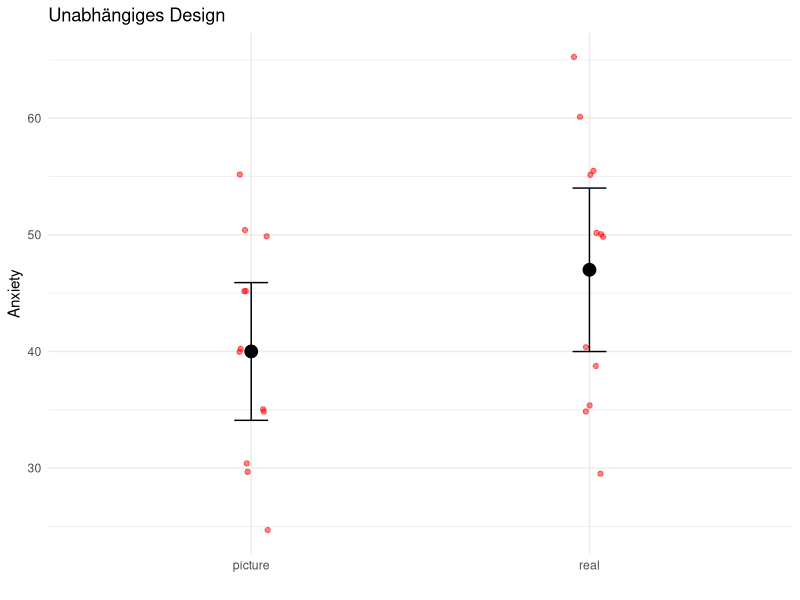
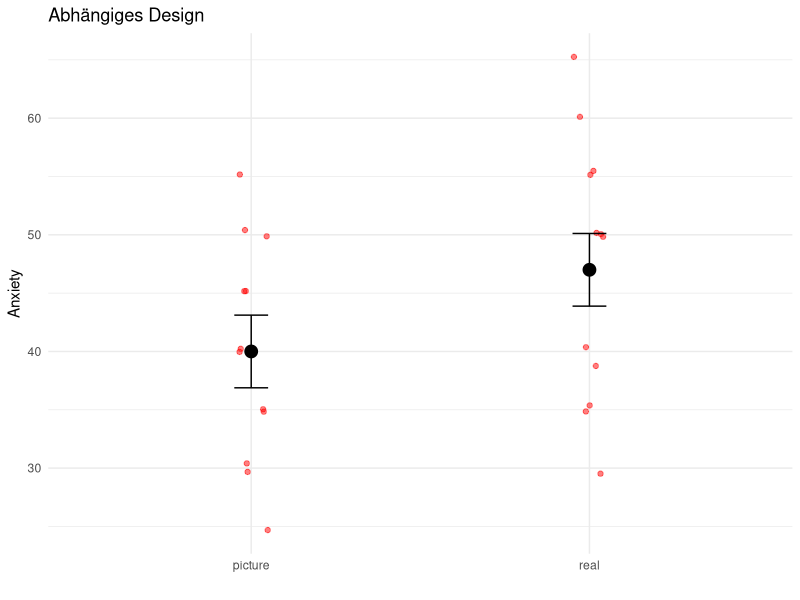
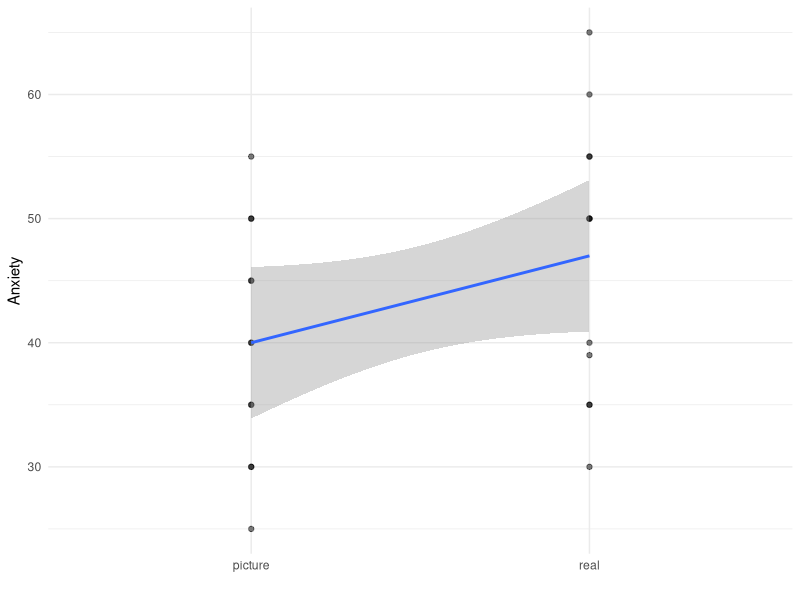

Reproduce these figures in R, in order. (Note: this script raises an error after producing the figures.)
## ---- chunk 1
#| message: false
library(readr)
(spider = read_tsv("spider.dat"))
## ---- chunk 2
by(spider$Anxiety, spider$Group, mean)
## ---- chunk 3
#| message: false
#| echo: false
library(dplyr)
spider_stats = spider %>%
    group_by(Group) %>%
    summarize(N=length(Anxiety),
              mean=mean(Anxiety),
              sd=sd(Anxiety),
              se=sd/sqrt(N),
              ci=se*qt(0.975, N-1))

library(ggplot2)
set.seed(1)
theme_set(theme_minimal())
ggplot(spider_stats, aes(Group, mean)) +
    geom_jitter(
        data=spider,
        mapping=aes(x=Group, y=Anxiety),
        alpha=0.5,
        height=0.5,
        width=0.05,
        color="red"
    ) +
    geom_point(size=4) +
    geom_errorbar(aes(ymin=mean-ci, ymax=mean+ci), width=0.1) +
    xlab("") +
    ylab("Anxiety") +
    ggtitle("Unabhängiges Design")
## ---- chunk 4
#| message: false
library(tidyr)
spider_w = pivot_wider(
    cbind(id=rep(1:12, 2), spider),
    names_from=Group,
    values_from=Anxiety
)
spider_w$id = NULL
spider_w
## ---- chunk 5
spider_w$mean = rowMeans(spider_w)
spider_w
## ---- chunk 6
spider_w$adj = mean(c(spider_w$picture, spider_w$real)) - spider_w$mean
spider_w
## ---- chunk 7
spider_w$picture_adj = spider_w$picture + spider_w$adj
spider_w$real_adj = spider_w$real + spider_w$adj
## ---- chunk 8
rowMeans(spider_w[, c("picture_adj", "real_adj")])
## ---- chunk 9
spider_w
## ---- chunk 10
spider_w_stats = data.frame(Group=c("picture", "real"),
                             N=c(length(spider_w$picture_adj), length(spider_w$real_adj)),
                             mean=c(mean(spider_w$picture_adj), mean(spider_w$real_adj)),
                             sd=c(sd(spider_w$picture_adj), sd(spider_w$real_adj)))
spider_w_stats = spider_w_stats %>%
    mutate(se=sd/sqrt(N), ci=qt(0.975, N-1)*se)
set.seed(1)
ggplot(spider_w_stats, aes(Group, mean)) +
    geom_jitter(
        data=spider,
        mapping=aes(x=Group, y=Anxiety),
        alpha=0.5,
        height=0.5,
        width=0.05,
        color="red"
    ) +
    geom_point(size=4) +
    geom_errorbar(aes(ymin=mean-ci, ymax=mean+ci), width=0.1) +
    xlab("") +
    ylab("Anxiety") +
    ggtitle("Abhängiges Design")
## ---- chunk 11
model = lm(Anxiety ~ Group, data=spider)
summary(model)
## ---- chunk 12
#| echo: false
library(ggplot2)
ggplot(spider, aes(Group, Anxiety)) +
    geom_point(alpha=0.5) +
    geom_smooth(method="lm", aes(group=1), formula="y~x") +
    xlab("")
## ---- chunk 13
mean(spider$Anxiety[spider$Group=="picture"])
## ---- chunk 14
mean(spider$Anxiety[spider$Group=="real"])
## ---- chunk 15
(model = t.test(Anxiety ~ Group, data=spider))
## ---- chunk 16
(model = t.test(spider_w$picture, spider_w$real))
## ---- chunk 17
t = model$statistic[[1]]
df = model$parameter[[1]]
r = sqrt(t^2 / (t^2 + df))
round(r, 3)
## ---- chunk 18
(model = t.test(Anxiety ~ Group, data=spider, paired=TRUE))
## ---- chunk 19
(model = t.test(spider_w$picture, spider_w$real, paired=TRUE))
## ---- chunk 20
t = model$statistic[[1]]
df = model$parameter[[1]]
r = sqrt(t^2 / (t^2 + df))
round(r, 3)
